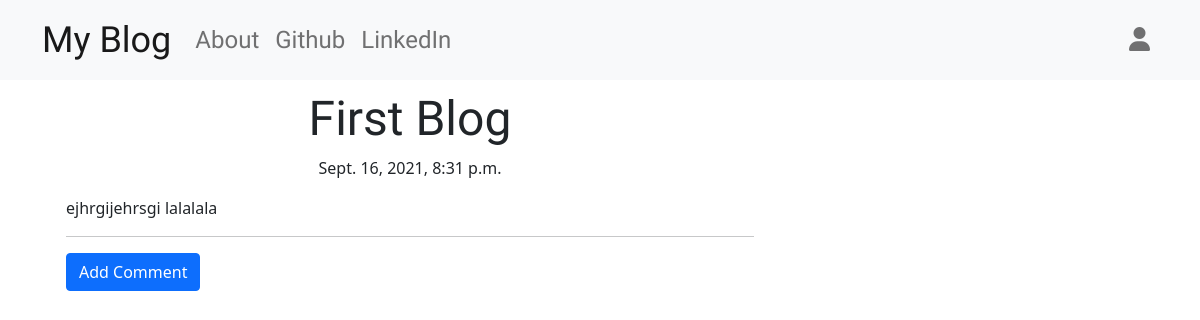
Screenshot of /post/3 with the database file from the repository.
### blog/models.py (models this page shows, shortened)
class Post(models.Model):
    author = models.ForeignKey('auth.User', on_delete=models.CASCADE)
    title = models.CharField(max_length=200)
    text = models.TextField()
    create_date = models.DateTimeField(default=timezone.now())
    published_date = models.DateTimeField(blank=True, null=True)

### blog/views.py (the view)
# urls.py: re_path(r'post/(?P<pk>\d+)$', views.PostDetailView.as_view(), name='post_detail'),
class PostDetailView(DetailView):
    model = Post

### blog/templates/blog/post_detail.html (shortened to what this page needs)
{% extends 'blog/base.html' %}
{% block content %}
<div class="container">
<h1 class="posttitle loader">
    {{post.title}}
</h1>
{% if post.published_date %}
<div class="date postdate">
    {{ post.published_date }}
</div>
{% else %}
<a class="btn btn-dark" href="{% url 'post_publish' pk=post.pk %}">Publish</a>
{% endif %}
<p class="postcontent">{{post.text|safe|linebreaksbr}}</p>
<hr>
    <a href="{% url 'add_comment_to_post' pk=post.pk %}" class="btn btn-primary btn-comment">Add Comment</a>
    {% for comment in post.comments.all  %}
    <br>
        {% empty %}
        <p>No Comment</p>
    {% endfor %}
</div>
{% endblock content %}

### blog/static/css/blog.css (style rules this page uses)
.postdate { text-align: center; }
.posttitle { font-family: 'Architects Daughter', cursive; font-size: 3em; text-align: center; }
.postcontent { font-family: 'Antic Slab', serif; font-size: 1.5em; }
.btn-comment { position:relative; right: 0px; }
.loader { filter:hue-rotate(0deg); color:linear-gradient(45deg,#0f8,#08f); animation:hue 10000ms infinite linear; }

### rows the page displays
Post: title "First Blog", published_date "Sept. 16, 2021, 8:31 p.m.", text "ejhrgijehrsgi lalalala"
